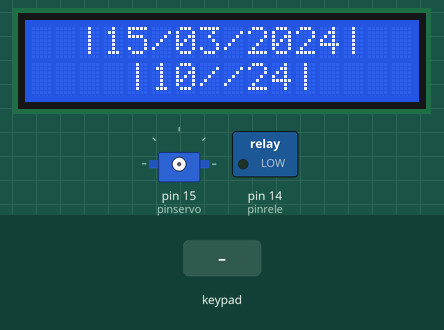
Simulated run of this sketch. Board: Arduino Uno, built with avr-gcc and run on an emulated ATmega328P. Shown: 16×2 character LCD, servo, switched loads named in the sketch (green lamp = pin HIGH). Inputs (shaded band) come from the test bench. The local clock reads 2024-03-15 10:24:30 at power-on unless the sketch sets it.

Above: at 1.2 s.
1.3 s: keypad keys 1 2 1 1 1 0 9 # pressed 0.4 s apart
At 2.42 s:
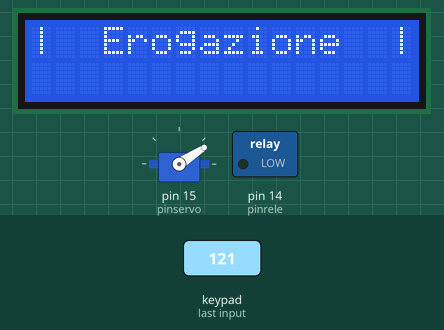
6.0 s: keypad keys 1 2 1 1 1 0 9 * pressed 0.4 s apart
At 8.9 s:
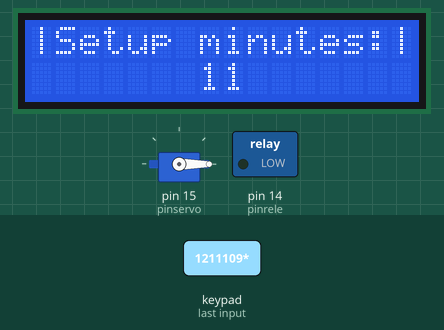
10.7 s: keypad keys 1 2 1 1 1 0 9 pressed 0.4 s apart
At 13.4 s:
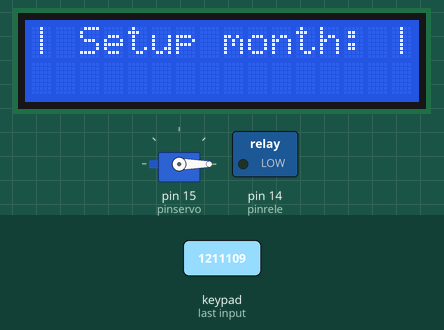
15.0 s: keypad keys 1 2 1 1 1 0 9 A pressed 0.4 s apart
At 19.5 s:
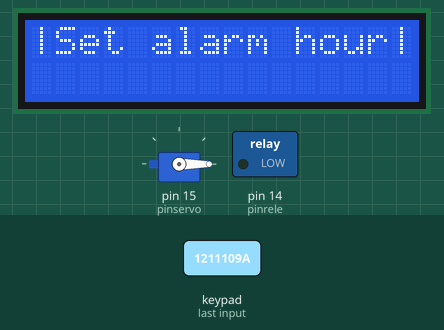
20.3 s: keypad keys 1 2 1 1 1 0 9 D pressed 0.4 s apart
At 24.7 s:
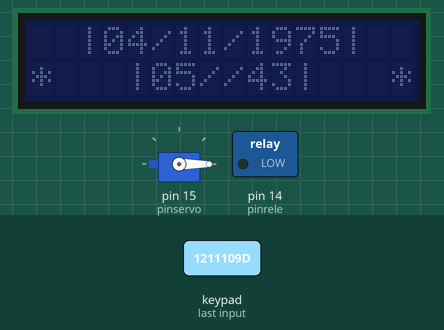
25.0 s: key '1' pressed
At 27.0 s:
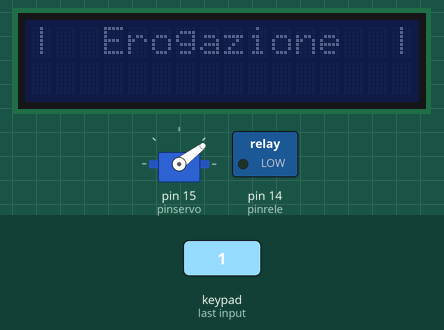
Timing chart, 0 to 28.4 s (numbered marks = the images above; inputs shaded):
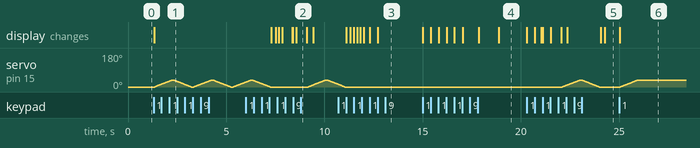

Measured:
- after the input at 15.0 s, the display: first changes at once (image 4 shows a later state)
- after the input at 20.3 s, servo on pin 15 (pinservo): rises from 0° to 37° in 0.90 s, then falls to 0° in 0.97 s; the display: first changes at once (image 5 shows a later state)
- after the input at 25.0 s, servo on pin 15 (pinservo): moves from 0° to 37° over 0.90 s, starting after 0.05 s; the display: changes at once (image 6)

The sketch:

coffeecode.ino
```cpp
#include <Keypad.h> //Libraries needed
#include <Wire.h>
#include <virtuabotixRTC.h>
#include <LiquidCrystal_I2C.h>
#include <Servo.h>

//Dichiarazione variabili
int caffe_corto = 15000;
int caffe_lungo = 19000; //ok
int tazza = 30000;
int refresh = 10000; //refresh schermo
long TempRisc = 40000; //tempo di riscaldamento macchina
long delaysveglia = 80000; //dopo quanto uscito il caffè far partire la sveglia

const byte numRows= 4; //number of rows on the keypad
const byte numCols= 4; //number of columns on the keypad

//Pin
int buzzer = 13;
int pinrele = 14;
int pinservo = 15;
virtuabotixRTC myRTC(2, 3, 4); //Wiring of the RTC (CLK,DAT,RST)
byte rowPins[numRows] = {12,11,10,9}; //Rows 0 to 3 //if you modify your pins you should modify this too
byte colPins[numCols]= {8,7,6,5}; //Columns 0 to 3

char keymap[numRows][numCols]= //keymap defines the key pressed according to the row and columns just as appears on the keypad
{{'1', '2', '3', 'A'},
 {'4', '5', '6', 'B'},
 {'7', '8', '9', 'C'},
 {'*', '0', '#', 'D'}};

Keypad myKeypad= Keypad(makeKeymap(keymap), rowPins, colPins, numRows, numCols);

LiquidCrystal_I2C lcd(0x27,16,2);

int i1,i2,i3,i4;
char c1,c2,c3,c4;
char keypressed,keypressedx;

int A_hour=NULL;
int A_minute=NULL;
int AlarmIsActive=NULL;
unsigned long int t = millis();

int schermo = 1;

Servo myservo;

int delays[] = {150,300,300,100,300,550,575,450,400,500,300,330,150,300,200,200,150,300,150,350,300,150,150,500,450,400,500,300,330,150,300,200,200,150,300,150,350,300,150,150,500,300,100,150,150,300,300,150,150,300,150,100,220,300,100,150,150,300,300,300,150,300,300,300,100,150,150,300,300,150,150,300,150,100,420,450,420,360,300,300,150,300,300,100,150,150,300,300,150,150,300,150,100,220,300,100,150,150,300,300,300,150,300,300,300,100,150,150,300,300,150,150,300,150,100,420,450,420,360,300,300,150,300,150,300,350,150,350,150,300,150,600,150,300,350,150,150,550,325,600,150,300,350,150,350,150,300,150,600,150,300,300,100,300,550,575};
int Tone1[] = {660,660,660,510,660,770,380,510,380,320,440,480,450,430,380,660,760,860,700,760,660,520,580,480,510,380,320,440,480,450,430,380,660,760,860,700,760,660,520,580,480,500,760,720,680,620,650,380,430,500,430,500,570,500,760,720,680,620,650,1020,1020,1020,380,500,760,720,680,620,650,380,430,500,430,500,570,585,550,500,380,500,500,500,500,760,720,680,620,650,380,430,500,430,500,570,500,760,720,680,620,650,1020,1020,1020,380,500,760,720,680,620,650,380,430,500,430,500,570,585,550,500,380,500,500,500,500,500,500,500,580,660,500,430,380,500,500,500,500,580,660,870,760,500,500,500,500,580,660,500,430,380,660,660,660,510,660,770,380};
int Tone2[] = {100,100,100,100,100,100,100,100,100,100,100,80,100,100,100,80,50,100,80,50,80,80,80,80,100,100,100,100,80,100,100,100,80,50,100,80,50,80,80,80,80,100,100,100,100,150,150,100,100,100,100,100,100,100,100,100,100,150,200,80,80,80,100,100,100,100,100,150,150,100,100,100,100,100,100,100,100,100,100,100,100,100,100,100,100,100,150,150,100,100,100,100,100,100,100,100,100,100,150,200,80,80,80,100,100,100,100,100,150,150,100,100,100,100,100,100,100,100,100,100,100,100,100,60,80,60,80,80,80,80,80,80,60,80,60,80,80,80,80,80,60,80,60,80,80,80,80,80,80,100,100,100,100,100,100,100};

void setup() {
  Serial.begin(9600);
  lcd.init(); //Initialize the LCD
  lcd.setBacklight(HIGH);
  lcd.home();
  pinMode(pinrele, OUTPUT);
}

void loop() {

  while(keypressed == NO_KEY){
    keypressed = myKeypad.getKey();
    myRTC.updateTime();
    if((millis()-t) >= refresh || t < 100){
      lcd.clear();
      setlcd();
      t = millis();
    }

    if(myRTC.hours == A_hour && myRTC.minutes == A_minute && myRTC.seconds >= 0 && myRTC.seconds <= 1 && AlarmIsActive == 1){
      accensione();
      fai_caffe(caffe_lungo);
      pausa(delaysveglia);
      sveglia();
    } //Controllo se devo attivare la sveglia

  }
  menu();
}

void menu(){
  switch(keypressed){
    case '0':
      svegliarapida();
      break;
    case '1':
      fai_caffe(caffe_corto);
      break;
    case '2':
      fai_caffe(caffe_lungo);
      break;
    case '3':
      fai_caffe(tazza);
      break;
    case '4':
      digitalWrite(14, HIGH);
      delay(150);
      digitalWrite(14, LOW);
      keypressed = NO_KEY;
      break;
    /*case '5':  // Per far tornare alla posizione 0 il servo
      myservo.attach(pinservo);
      for (int pos = 37; pos >= 0; pos--) {
        myservo.write(pos);
        delay(25);
      }
      myservo.detach();
      keypressed = NO_KEY;
      break;*/
    /*case '9': // Simulazione sveglia
      accensione();
      fai_caffe(caffe_lungo);
      pausa(delaysveglia);
      sveglia();
      keypressed = NO_KEY;
      break;*/
    case '*':
      setup_data();
      break;
    case '#':
      setup_orario();
      break;
    case 'A':
      allarme_setup();
      break;
    case 'B':
      vedi_allarme();
      break;
    case 'C':
      disattiva_allarme();
      break;
    case 'D':
      if(schermo){
        lcd.setBacklight(LOW);
        schermo = 0;
      }else{
        lcd.setBacklight(HIGH);
        schermo = 1;
      }
      keypressed = NO_KEY;
      break;
    default:
      myRTC.updateTime();
      keypressed = NO_KEY;
      break;
  }
}

void svegliarapida(){
  keypressed = NO_KEY;
  lcd.clear();
  lcd.setCursor(0,0);
  lcd.print("Sveglia rapida:");

  while(keypressed == NO_KEY){
    keypressed = myKeypad.waitForKey();
  }
  switch(keypressed){
    case '5':
      A_hour = 5;
      break;
    case '6':
      A_hour = 6;
      break;
    case '7':
      A_hour = 7;
      break;
    case '8':
      A_hour = 8;
      break;
    case '9':
      A_hour = 9;
      break;
    case '0':
      A_hour = 10;
      break;
    case '1':
      A_hour = 11;
      break;
    case '2':
      A_hour = 12;
      break;
  }
  keypressed = NO_KEY;
  lcd.setCursor(1,1);
  lcd.print("--> ");
  if(A_hour < 10){
    lcd.print("0");
  }
  lcd.print(A_hour);
  lcd.print(":");

  while(keypressed == NO_KEY){
    keypressed = myKeypad.waitForKey();
  }

  switch(keypressed){
    case '1':
      A_minute = 15;
      break;
    case '2':
      A_minute = 30;
      break;
    case '3':
      A_minute = 45;
      break;
    default:
      A_minute = 00;
      break;
  }
  if(A_minute < 10){
    lcd.print("0");
  }
  lcd.print(A_minute);
  pausa(1500);
  lcd.clear();
  myRTC.updateTime();
  AlarmIsActive = 1;
  setlcd();
  keypressed = NO_KEY;
}

void pausa(long tempo){
  keypressed = NO_KEY;
  t = millis();
  while((millis()-t) <= tempo && keypressed == NO_KEY){
    keypressed = myKeypad.getKey();
  }
  keypressed = NO_KEY;
}

void accensione(){
  digitalWrite(14, HIGH);
  delay(150);
  digitalWrite(14, LOW);
  lcd.clear();
  lcd.print("|  Heating...  |");
  pausa(TempRisc);
  lcd.clear();
}

void fai_caffe(int tempo){
  keypressed = NO_KEY;
  if(keypressed == NO_KEY){
    lcd.clear();
    lcd.print("|  Erogazione  |");

    myservo.attach(pinservo);
    for (int pos = 0; pos <= 37; pos++) {
      myservo.write(pos);
      delay(25);
    }

    pausa(tempo);

    for (int pos = 37; pos >= 0; pos--) {
      myservo.write(pos);
      delay(25);
    }
    myservo.detach();

    lcd.clear();
    myRTC.updateTime();
    setlcd();

  }

}

void setlcd(){
  lcd.setCursor(0,0);
  lcd.print("  |");
  lcd.setCursor(3,0);
  if(myRTC.dayofmonth < 10){
    lcd.print("0");
  }
  lcd.print(myRTC.dayofmonth);
  lcd.setCursor(5,0);
  lcd.print("/");
  if(myRTC.month < 10){
    lcd.print("0");
  }
  lcd.print(myRTC.month);
  lcd.setCursor(8,0);
  lcd.print("/");
  lcd.print(myRTC.year);
  lcd.print("|  ");

  lcd.setCursor(0,1);
  if(AlarmIsActive){
    lcd.print("*   |");
    lcd.setCursor(15,1);
    lcd.print("*");
  } else{
    lcd.print("    |");
  }
  lcd.setCursor(5,1);
  if(myRTC.hours < 10){
    lcd.print("0");
  }
  lcd.print(myRTC.hours);
  lcd.print("//");
  if(myRTC.minutes < 10){
    lcd.print("0");
  }
  lcd.print(myRTC.minutes);
  lcd.print("|");

  if(myRTC.hours == 0 && myRTC.minutes == 0 && myRTC.seconds <= 2 && schermo == 1){
    lcd.setBacklight(LOW);
    schermo = 0;
  }

  if(myRTC.hours == 5 && myRTC.minutes == 55 && myRTC.seconds <= 2 && schermo == 0){
    lcd.setBacklight(HIGH);
    schermo = 1;
  }
}

void vedi_allarme(){
  if(AlarmIsActive == 1){
    lcd.clear();
    lcd.setCursor(0,0);
    lcd.print("|Alarm set at: |");
    lcd.setCursor(0,1);
    lcd.print("|-");
    lcd.setCursor(14,1);
    lcd.print("-|");
    lcd.setCursor(5,1);
    if(A_hour < 10){
      lcd.print("0");
    }
    lcd.print(A_hour);
    lcd.print(":");
    if(A_minute < 10){
      lcd.print("0");
    }
    lcd.print(A_minute);
    pausa(20000);
    lcd.clear();
    myRTC.updateTime();
    setlcd();
  }
  keypressed = NO_KEY;
}

void disattiva_allarme(){
  if(AlarmIsActive){
    lcd.clear();
    lcd.print("|    Alarm     |");
    lcd.setCursor(0,1);
    lcd.print("| deactivated  |");
    AlarmIsActive = 0;
    pausa(2000);
    lcd.clear();
    myRTC.updateTime();
    setlcd();
  }
  keypressed = NO_KEY;
}

void setup_data(){
  lcd.clear();
  lcd.print("[]-  Setup:  -[]");
  pausa(1000);

  lcd.clear();
  lcd.print("| Setup year:  |");
  int ctr = 1;

  while(ctr){
    char keypressed2 = myKeypad.waitForKey();
    if (keypressed2 != NO_KEY && keypressed2 !='*' && keypressed2 !='#' && keypressed2 !='A' && keypressed2 !='B' && keypressed2 !='C' && keypressed2 !='D' ){
      c1 = keypressed2;
      lcd.setCursor(6, 1);
      lcd.print(c1);
      ctr = 0;
    }
  }

  while(!ctr){
    char keypressed3 = myKeypad.waitForKey();
    if (keypressed3 != NO_KEY && keypressed3 !='*' && keypressed3 !='#' && keypressed3 !='A' && keypressed3 !='B' && keypressed3 !='C' && keypressed3 !='D' ){
      c2 = keypressed3;
      lcd.setCursor(7, 1);
      lcd.print(c2);
      ctr = 1;
    }
  }

  while(ctr){
    char keypressed4 = myKeypad.waitForKey();
    if (keypressed4 != NO_KEY && keypressed4 !='*' && keypressed4 !='#' && keypressed4 !='A' && keypressed4 !='B' && keypressed4 !='C' && keypressed4 !='D' ){
      c3 = keypressed4;
      lcd.setCursor(8, 1);
      lcd.print(c3);
      ctr = 0;
    }
  }

  while(!ctr){
    char keypressed5 = myKeypad.waitForKey();
    if (keypressed5 != NO_KEY && keypressed5 !='*' && keypressed5 !='#' && keypressed5 !='A' && keypressed5 !='B' && keypressed5 !='C' && keypressed5 !='D' ){
      c4 = keypressed5;
      lcd.setCursor(9, 1);
      lcd.print(c4);
      ctr = 1;
    }
  }

  i1=(c1-48)*1000;        //the keys pressed are stored into chars I convert them to int then i did some multiplication to get the code as an int of xxxx
  i2=(c2-48)*100;
  i3=(c3-48)*10;
  i4=c4-48;
  int N_year=i1+i2+i3+i4;
  pausa(500);

  lcd.clear();
  lcd.print("| Setup month: |");  // here all programs are stopped until you enter the four digits then it gets compared to the code above

  while(ctr){
    char keypressed6 = myKeypad.waitForKey();
    if (keypressed6 != NO_KEY && keypressed6 !='*' && keypressed6 !='#' && keypressed6 !='A' && keypressed6 !='B' && keypressed6 !='C' && keypressed6 !='D' && (keypressed6-48) < 2 ){
      c1 = keypressed6;
      lcd.setCursor(7, 1);
      lcd.print(c1);
      ctr = 0;
    }
  }

  while(!ctr){
    char keypressed7 = myKeypad.waitForKey();
    if (keypressed7 != NO_KEY && keypressed7 !='*' && keypressed7 !='#' && keypressed7 !='A' && keypressed7 !='B' && keypressed7 !='C' && keypressed7 !='D' && ((keypressed7-48) + (c1-48)*10) < 13 ){
      c2 = keypressed7;
      lcd.setCursor(8, 1);
      lcd.print(c2);
      ctr = 1;
    }
  }

  i1=(c1-48)*10;
  i2=c2-48;
  int N_month=i1+i2;
  pausa(500);

  lcd.clear();
  lcd.print("|  Setup Day:  |");  // here all programs are stopped until you enter the four digits then it gets compared to the code above

  while(ctr){
    char keypressed8 = myKeypad.waitForKey();
    if (keypressed8 != NO_KEY && keypressed8 !='*' && keypressed8 !='#' && keypressed8 !='A' && keypressed8 !='B' && keypressed8 !='C' && keypressed8 !='D' && (keypressed8-48) < 4){
      c1 = keypressed8;
      lcd.setCursor(7, 1);
      lcd.print(c1);
      ctr = 0;
    }
  }

  while(!ctr){
    char keypressed9 = myKeypad.waitForKey();
    if (keypressed9 != NO_KEY && keypressed9 !='*' && keypressed9 !='#' && keypressed9 !='A' && keypressed9 !='B' && keypressed9 !='C' && keypressed9 !='D' && ((keypressed9-48) + (c1-48)*10) < 32){
      c2 = keypressed9;
      lcd.setCursor(8, 1);
      lcd.print(c2);
      ctr = 1;
    }
  }


  i1=(c1-48)*10;
  i2=c2-48;
  int N_day=i1+i2;
  pausa(500);
  lcd.clear();

  myRTC.setDS1302Time(22, myRTC.minutes, myRTC.hours, 1, N_day, N_month, N_year);
  lcd.clear();
  myRTC.updateTime();
  setlcd();
  keypressed = NO_KEY; //the "*" key is stored in "keypressed" so I remove that value from it otherwise it will get me in the setup again
}

void setup_orario(){
  lcd.clear();
  lcd.print("| Setup hour:  |");  // here all programs are stopped until you enter the four digits then it gets compared to the code above

  int ctr = 1;
  while(ctr){
    char keypressed10 = myKeypad.waitForKey();
    if (keypressed10 != NO_KEY && keypressed10 !='*' && keypressed10 !='#' && keypressed10 !='A' && keypressed10 !='B' && keypressed10 !='C' && keypressed10 !='D' && (keypressed10-48) < 3){
      c1 = keypressed10;
      lcd.setCursor(7, 1);
      lcd.print(c1);
      ctr = 0;
    }
  }

  while(!ctr){
    char keypressed11 = myKeypad.waitForKey();
    if (keypressed11 != NO_KEY && keypressed11 !='*' && keypressed11 !='#' && keypressed11 !='A' && keypressed11 !='B' && keypressed11 !='C' && keypressed11 !='D' && ((keypressed11-48)+(c1-48)*10) < 24){
      c2 = keypressed11;
      lcd.setCursor(8, 1);
      lcd.print(c2);
      ctr = 1;
    }
  }

  i1=(c1-48)*10;
  i2=c2-48;
  int N_hour=i1+i2;
  delay(500);

  lcd.clear();
  lcd.print("|Setup minutes:|");  // here all programs are stopped until you enter the four digits then it gets compared to the code above

  while(ctr){
    char keypressed12 = myKeypad.waitForKey();
    if (keypressed12 != NO_KEY && keypressed12 !='*' && keypressed12 !='#' && keypressed12 !='A' && keypressed12 !='B' && keypressed12 !='C' && keypressed12 !='D' && (keypressed12-48) < 6){
      c1 = keypressed12;
      lcd.setCursor(7, 1);
      lcd.print(c1);
      ctr = 0;
    }
  }

  while(!ctr){
    char keypressed13 = myKeypad.waitForKey();
    if (keypressed13 != NO_KEY && keypressed13 !='*' && keypressed13 !='#' && keypressed13 !='A' && keypressed13 !='B' && keypressed13 !='C' && keypressed13 !='D' && ((keypressed13-48)+(c1-48)*10) < 60){
      c2 = keypressed13;
      lcd.setCursor(8, 1);
      lcd.print(c2);
      ctr = 1;
    }
  }

  i1=(c1-48)*10;
  i2=c2-48;
  int N_minutes=i1+i2;
  delay(500);
  lcd.clear();
  myRTC.updateTime();
  setlcd();
  myRTC.setDS1302Time(22, N_minutes, N_hour, 1, myRTC.dayofmonth, myRTC.month, myRTC.year);
  keypressed=NO_KEY;
}

void allarme_setup(){
  lcd.clear();
  lcd.print("|    Alarm     |");
  lcd.setCursor(0,1);
  lcd.print("|    setup     |");
  delay(1000);
  lcd.clear();

  lcd.print("|Set alarm hour|"); // here all programs are stopped until you enter the four digits then it gets compared to the code above
  int ctr = 1;
  while(ctr){
    char keypressed14 = myKeypad.waitForKey();
    if (keypressed14 != NO_KEY && keypressed14 !='*' && keypressed14 !='#' && keypressed14 !='A' && keypressed14 !='B' && keypressed14 !='C' && keypressed14 !='D' && (keypressed14-48) < 3){
      c1 = keypressed14;
      lcd.setCursor(7, 1);
      lcd.print(c1);
      ctr = 0;
    }
  }

  while(!ctr){
    char keypressed15 = myKeypad.waitForKey();
    if (keypressed15 != NO_KEY && keypressed15 !='*' && keypressed15 !='#' && keypressed15 !='A' && keypressed15 !='B' && keypressed15 !='C' && keypressed15 !='D' && ((keypressed15-48)+(c1-48)*10) < 25 ){
      c2 = keypressed15;
      lcd.setCursor(8, 1);
      lcd.print(c2);
      ctr = 1;
    }
  }

  i1=(c1-48)*10;
  i2=c2-48;
  A_hour=i1+i2;

  delay(300);
  lcd.clear();
  lcd.print("Set alarm minutes");  // here all programs are stopped until you enter the four digits then it gets compared to the code above

  while(ctr){
    char keypressed16 = myKeypad.waitForKey();
    if (keypressed16 != NO_KEY && keypressed16 !='*' && keypressed16 !='#' && keypressed16 !='A' && keypressed16 !='B' && keypressed16 !='C' && keypressed16 !='D' && (keypressed16-48) < 6){
      c1 = keypressed16;
      lcd.setCursor(7, 1);
      lcd.print(c1);
      ctr = 0;
    }
  }

  while(!ctr){
    char keypressed17 = myKeypad.waitForKey();
    if (keypressed17 != NO_KEY && keypressed17 !='*' && keypressed17 !='#' && keypressed17 !='A' && keypressed17 !='B' && keypressed17 !='C' && keypressed17 !='D' && ((keypressed17-48)+(c1-48)*10) < 60 ){
      c2 = keypressed17;
      lcd.setCursor(8, 1);
      lcd.print(c2);
      ctr = 1;
    }
  }

  i1=(c1-48)*10;
  i2=c2-48;
  A_minute=i1+i2;
  delay(500);

  AlarmIsActive = 1;
  lcd.clear();
  myRTC.updateTime();
  setlcd();
  keypressed = NO_KEY;
}

void sveglia(){
  lcd.clear();
  unsigned long t0 = millis();
  int i = 0;
  lcd.print("   AO svejate!!!");
  while(keypressedx == NO_KEY){
    if((millis()-t0) >= delays[i]){
      t0 = millis();
      tone(buzzer, Tone1[i], Tone2[i]);
      (i >= sizeof(delays)/sizeof(delays[0]))?i= 0: i++;
    }
    keypressedx = myKeypad.getKey();
  }
  keypressedx = NO_KEY;
  lcd.clear();
  myRTC.updateTime();
  setlcd();
  noTone(buzzer);
}
```
